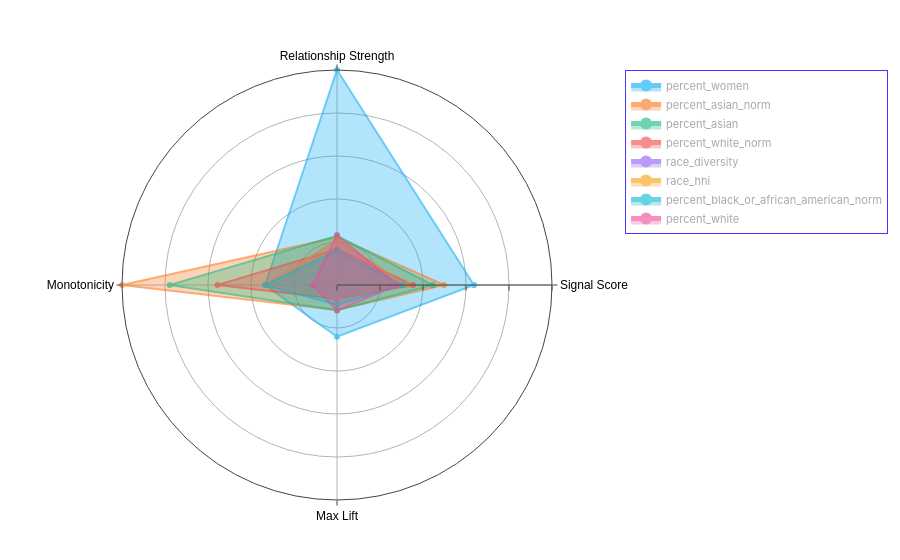
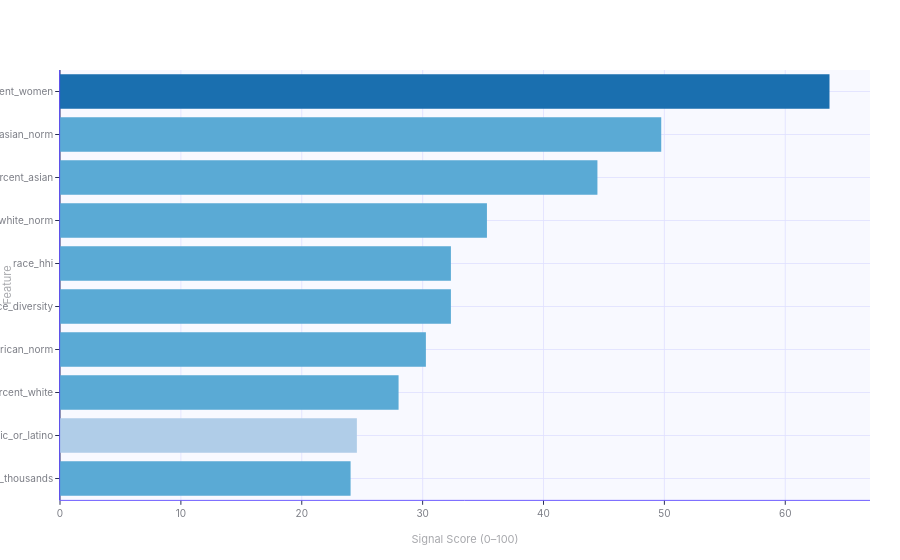
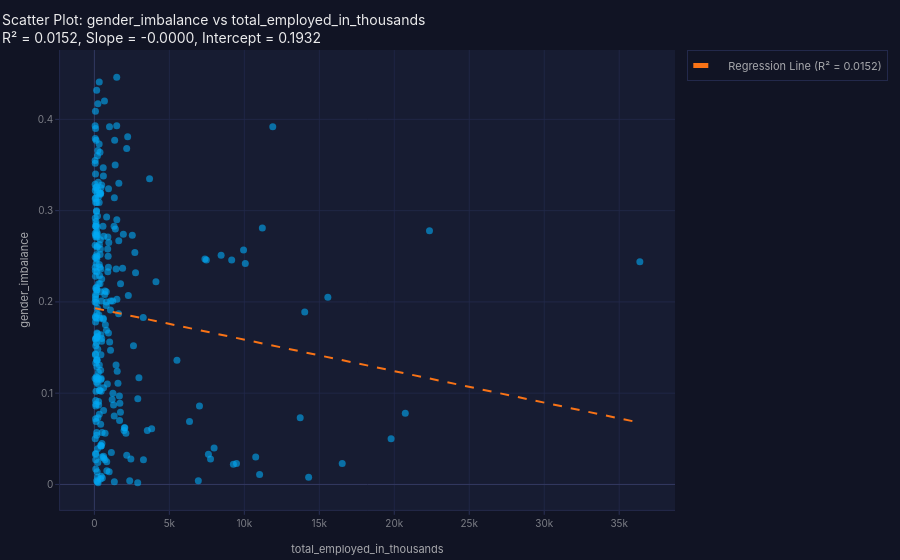
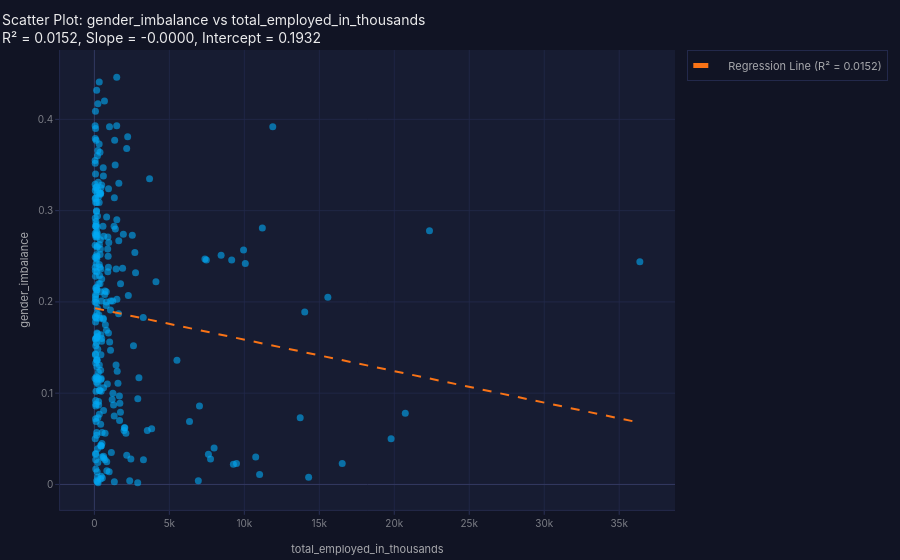

Notebook source saved alongside these figures, in order:
### Markdown cell above
## 3. 探索性分析（EDA + 失衡檢查）

### Code cell
g.use("snapshot_2023")
eda = g.eda(segment_cols=["sector"])
eda.summary()
display(eda.top_signals())

g.viz.scatter("total_employed_in_thousands", "gender_imbalance")
g.viz.scatter("total_employed_in_thousands", "race_diversity")
g.correlation_heatmap()

bias = g.prep.data_bias_check(protected_cols=["sector"], alpha=0.05)
bias.summary()

### Figure 1 — Plotly figure (JSON) as saved in the notebook; plotly's stock layout.template omitted (floating-point values rounded to 4 significant figures)
{"data": [{"fill": "toself", "name": "percent_women", "opacity": 0.6, "r": [0.6366, 1, 0.334, 0.2405, 0.6366], "theta": ["Signal Score", "Relationship Strength", "Monotonicity", "Max Lift", "Signal Score"], "type": "scatterpolar"}, {"fill": "toself", "name": "percent_asian_norm", "opacity": 0.6, "r": [0.4974, 0.2214, 1, 0.116, 0.4974], "theta": ["Signal Score", "Relationship Strength", "Monotonicity", "Max Lift", "Signal Score"], "type": "scatterpolar"}, {"fill": "toself", "name": "percent_asian", "opacity": 0.6, "r": [0.4446, 0.2285, 0.778, 0.117, 0.4446], "theta": ["Signal Score", "Relationship Strength", "Monotonicity", "Max Lift", "Signal Score"], "type": "scatterpolar"}, {"fill": "toself", "name": "percent_white_norm", "opacity": 0.6, "r": [0.3532, 0.1665, 0.556, 0.06375, 0.3532], "theta": ["Signal Score", "Relationship Strength", "Monotonicity", "Max Lift", "Signal Score"], "type": "scatterpolar"}, {"fill": "toself", "name": "race_diversity", "opacity": 0.6, "r": [0.3234, 0.2082, 0.334, 0.06375, 0.3234], "theta": ["Signal Score", "Relationship Strength", "Monotonicity", "Max Lift", "Signal Score"], "type": "scatterpolar"}, {"fill": "toself", "name": "race_hhi", "opacity": 0.6, "r": [0.3234, 0.2082, 0.334, 0.06375, 0.3234], "theta": ["Signal Score", "Relationship Strength", "Monotonicity", "Max Lift", "Signal Score"], "type": "scatterpolar"}, {"fill": "toself", "name": "percent_black_or_african_american_norm", "opacity": 0.6, "r": [0.3027, 0.1598, 0.334, 0.09125, 0.3027], "theta": ["Signal Score", "Relationship Strength", "Monotonicity", "Max Lift", "Signal Score"], "type": "scatterpolar"}, {"fill": "toself", "name": "percent_white", "opacity": 0.6, "r": [0.2801, 0.2327, 0.112, 0.119, 0.2801], "theta": ["Signal Score", "Relationship Strength", "Monotonicity", "Max Lift", "Signal Score"], "type": "scatterpolar"}], "layout": {"font": {"color": "black", "family": "Arial, sans-serif", "size": 12}, "legend": {"bgcolor": "white", "bordercolor": "#4934ff", "borderwidth": 1}, "margin": {"b": 60, "l": 60, "r": 30, "t": 70}, "paper_bgcolor": "white", "plot_bgcolor": "#f8f9ff", "polar": {"radialaxis": {"range": [0, 1], "showticklabels": false}}, "showlegend": true, "title": {"font": {"color": "#2b28d3", "size": 16}, "text": ""}, "xaxis": {"gridcolor": "#e0e0ff", "linecolor": "#4934ff", "showline": true}, "yaxis": {"gridcolor": "#e0e0ff", "linecolor": "#4934ff", "showline": true}}}

### Figure 2 — Plotly figure (JSON) as saved in the notebook; plotly's stock layout.template omitted (floating-point values rounded to 4 significant figures)
{"data": [{"marker": {"color": ["#5aaad5", "#b0cde8", "#5aaad5", "#5aaad5", "#5aaad5", "#5aaad5", "#5aaad5", "#5aaad5", "#5aaad5", "#1a6faf"]}, "orientation": "h", "type": "bar", "x": [24.04, 24.56, 28.01, 30.27, 32.34, 32.34, 35.32, 44.46, 49.74, 63.66], "y": ["total_employed_in_thousands", "percent_hispanic_or_latino", "percent_white", "percent_black_or_african_american_norm", "race_diversity", "race_hhi", "percent_white_norm", "percent_asian", "percent_asian_norm", "percent_women"]}], "layout": {"font": {"color": "black", "family": "Arial, sans-serif", "size": 12}, "legend": {"bgcolor": "white", "bordercolor": "#4934ff", "borderwidth": 1}, "margin": {"b": 60, "l": 60, "r": 30, "t": 70}, "paper_bgcolor": "white", "plot_bgcolor": "#f8f9ff", "title": {"font": {"color": "#2b28d3", "size": 16}, "text": ""}, "xaxis": {"gridcolor": "#e0e0ff", "linecolor": "#4934ff", "showline": true, "title": {"text": "Signal Score (0–100)"}}, "yaxis": {"gridcolor": "#e0e0ff", "linecolor": "#4934ff", "showline": true, "title": {"text": "Feature"}}}}

### Figure 3 — Plotly figure (JSON) as saved in the notebook; plotly's stock layout.template omitted (floating-point values rounded to 4 significant figures; data arrays with more than 128 entries replaced by an {"elided": "..."} marker saying what was removed)
{"data": [{"hovertemplate": "total_employed_in_thousands=%{x}<br>gender_imbalance=%{y}<extra></extra>", "legendgroup": "", "marker": {"color": "#02A9F4", "opacity": 0.6, "symbol": "circle"}, "mode": "markers", "name": "", "orientation": "v", "showlegend": false, "type": "scatter", "x": {"elided": "282 float values"}, "xaxis": "x", "y": {"elided": "282 float values"}, "yaxis": "y"}, {"line": {"dash": "dash", "width": 2}, "mode": "lines", "name": "Regression Line (R² = 0.0152)", "showlegend": true, "type": "scatter", "x": [50.0, 416.9, 783.9, 1151.0, 1518.0, 1885.0, 2252.0, 2619.0, 2986.0, 3353.0, 3719.0, 4086.0, 4453.0, 4820.0, 5187.0, 5554.0, 5921.0, 6288.0, 6655.0, 7022.0, 7389.0, 7756.0, 8123.0, 8490.0, 8857.0, 9224.0, 9591.0, 9958.0, 10320.0, 10690.0, 11060.0, 11430.0, 11790.0, 12160.0, 12530.0, 12890.0, 13260.0, 13630.0, 13990.0, 14360.0, 14730.0, 15090.0, 15460.0, 15830.0, 16200.0, 16560.0, 16930.0, 17300.0, 17660.0, 18030.0, 18400.0, 18760.0, 19130.0, 19500.0, 19870.0, 20230.0, 20600.0, 20970.0, 21330.0, 21700.0, 22070.0, 22430.0, 22800.0, 23170.0, 23530.0, 23900.0, 24270.0, 24640.0, 25000.0, 25370.0, 25740.0, 26100.0, 26470.0, 26840.0, 27200.0, 27570.0, 27940.0, 28310.0, 28670.0, 29040.0, 29410.0, 29770.0, 30140.0, 30510.0, 30870.0, 31240.0, 31610.0, 31970.0, 32340.0, 32710.0, 33080.0, 33440.0, 33810.0, 34180.0, 34540.0, 34910.0, 35280.0, 35640.0, 36010.0, 36380.0], "y": [0.193, 0.1917, 0.1905, 0.1892, 0.1879, 0.1867, 0.1854, 0.1841, 0.1829, 0.1816, 0.1803, 0.1791, 0.1778, 0.1765, 0.1753, 0.174, 0.1727, 0.1715, 0.1702, 0.169, 0.1677, 0.1664, 0.1652, 0.1639, 0.1626, 0.1614, 0.1601, 0.1588, 0.1576, 0.1563, 0.155, 0.1538, 0.1525, 0.1512, 0.15, 0.1487, 0.1474, 0.1462, 0.1449, 0.1436, 0.1424, 0.1411, 0.1398, 0.1386, 0.1373, 0.136, 0.1348, 0.1335, 0.1322, 0.131, 0.1297, 0.1284, 0.1272, 0.1259, 0.1246, 0.1234, 0.1221, 0.1208, 0.1196, 0.1183, 0.117, 0.1158, 0.1145, 0.1132, 0.112, 0.1107, 0.1094, 0.1082, 0.1069, 0.1056, 0.1044, 0.1031, 0.1018, 0.1006, 0.09931, 0.09804, 0.09678, 0.09551, 0.09424, 0.09298, 0.09171, 0.09045, 0.08918, 0.08791, 0.08665, 0.08538, 0.08412, 0.08285, 0.08158, 0.08032, 0.07905, 0.07778, 0.07652, 0.07525, 0.07399, 0.07272, 0.07145, 0.07019, 0.06892, 0.06765]}], "layout": {"hovermode": "closest", "legend": {"tracegroupgap": 0}, "title": {"text": "Scatter Plot: gender_imbalance vs total_employed_in_thousands<br>R² = 0.0152, Slope = -0.0000, Intercept = 0.1932"}, "xaxis": {"anchor": "y", "domain": [0, 1], "title": {"text": "total_employed_in_thousands"}}, "yaxis": {"anchor": "x", "domain": [0, 1], "title": {"text": "gender_imbalance"}}}}

### Figure 4 — Plotly figure (JSON) as saved in the notebook; plotly's stock layout.template omitted (floating-point values rounded to 4 significant figures; data arrays with more than 128 entries replaced by an {"elided": "..."} marker saying what was removed)
{"data": [{"hovertemplate": "total_employed_in_thousands=%{x}<br>gender_imbalance=%{y}<extra></extra>", "legendgroup": "", "marker": {"color": "#02A9F4", "opacity": 0.6, "symbol": "circle"}, "mode": "markers", "name": "", "orientation": "v", "showlegend": false, "type": "scatter", "x": {"elided": "282 float values"}, "xaxis": "x", "y": {"elided": "282 float values"}, "yaxis": "y"}, {"line": {"dash": "dash", "width": 2}, "mode": "lines", "name": "Regression Line (R² = 0.0152)", "showlegend": true, "type": "scatter", "x": [50.0, 416.9, 783.9, 1151.0, 1518.0, 1885.0, 2252.0, 2619.0, 2986.0, 3353.0, 3719.0, 4086.0, 4453.0, 4820.0, 5187.0, 5554.0, 5921.0, 6288.0, 6655.0, 7022.0, 7389.0, 7756.0, 8123.0, 8490.0, 8857.0, 9224.0, 9591.0, 9958.0, 10320.0, 10690.0, 11060.0, 11430.0, 11790.0, 12160.0, 12530.0, 12890.0, 13260.0, 13630.0, 13990.0, 14360.0, 14730.0, 15090.0, 15460.0, 15830.0, 16200.0, 16560.0, 16930.0, 17300.0, 17660.0, 18030.0, 18400.0, 18760.0, 19130.0, 19500.0, 19870.0, 20230.0, 20600.0, 20970.0, 21330.0, 21700.0, 22070.0, 22430.0, 22800.0, 23170.0, 23530.0, 23900.0, 24270.0, 24640.0, 25000.0, 25370.0, 25740.0, 26100.0, 26470.0, 26840.0, 27200.0, 27570.0, 27940.0, 28310.0, 28670.0, 29040.0, 29410.0, 29770.0, 30140.0, 30510.0, 30870.0, 31240.0, 31610.0, 31970.0, 32340.0, 32710.0, 33080.0, 33440.0, 33810.0, 34180.0, 34540.0, 34910.0, 35280.0, 35640.0, 36010.0, 36380.0], "y": [0.193, 0.1917, 0.1905, 0.1892, 0.1879, 0.1867, 0.1854, 0.1841, 0.1829, 0.1816, 0.1803, 0.1791, 0.1778, 0.1765, 0.1753, 0.174, 0.1727, 0.1715, 0.1702, 0.169, 0.1677, 0.1664, 0.1652, 0.1639, 0.1626, 0.1614, 0.1601, 0.1588, 0.1576, 0.1563, 0.155, 0.1538, 0.1525, 0.1512, 0.15, 0.1487, 0.1474, 0.1462, 0.1449, 0.1436, 0.1424, 0.1411, 0.1398, 0.1386, 0.1373, 0.136, 0.1348, 0.1335, 0.1322, 0.131, 0.1297, 0.1284, 0.1272, 0.1259, 0.1246, 0.1234, 0.1221, 0.1208, 0.1196, 0.1183, 0.117, 0.1158, 0.1145, 0.1132, 0.112, 0.1107, 0.1094, 0.1082, 0.1069, 0.1056, 0.1044, 0.1031, 0.1018, 0.1006, 0.09931, 0.09804, 0.09678, 0.09551, 0.09424, 0.09298, 0.09171, 0.09045, 0.08918, 0.08791, 0.08665, 0.08538, 0.08412, 0.08285, 0.08158, 0.08032, 0.07905, 0.07778, 0.07652, 0.07525, 0.07399, 0.07272, 0.07145, 0.07019, 0.06892, 0.06765]}], "layout": {"hovermode": "closest", "legend": {"tracegroupgap": 0}, "title": {"text": "Scatter Plot: gender_imbalance vs total_employed_in_thousands<br>R² = 0.0152, Slope = -0.0000, Intercept = 0.1932"}, "xaxis": {"anchor": "y", "domain": [0, 1], "title": {"text": "total_employed_in_thousands"}}, "yaxis": {"anchor": "x", "domain": [0, 1], "title": {"text": "gender_imbalance"}}}}
